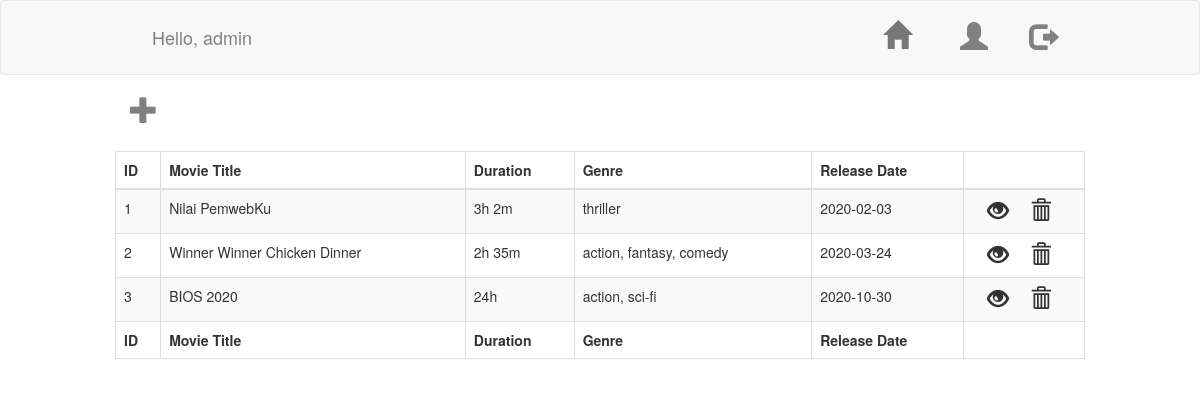
Page /view/home.php (signed in) on the committed database.
### tables this page shows
CREATE TABLE `movies` (
  `movie_id` varchar(255) NOT NULL,
  `poster` varchar(255) NOT NULL,
  `title` varchar(255) NOT NULL,
  `synopsis` varchar(1000) NOT NULL,
  `duration` varchar(255) NOT NULL,
  `genre` varchar(255) NOT NULL,
  `release_date` date NOT NULL
);

### view/home.php (the view, shortened to what this page needs)
<!DOCTYPE html>
<html>
<head>
	<link href="https://maxcdn.bootstrapcdn.com/bootstrap/3.3.7/css/bootstrap.min.css" rel="stylesheet">
	<link href="https://cdnjs.cloudflare.com/ajax/libs/twitter-bootstrap/4.0.0-beta/css/bootstrap.css" rel="stylesheet">
	<link href="https://cdn.datatables.net/1.10.16/css/dataTables.bootstrap4.min.css" rel="stylesheet">
	<link rel="stylesheet" href="https://maxcdn.bootstrapcdn.com/bootstrap/3.4.1/css/bootstrap.min.css">
</head>
<body>
    <header>
        <nav class="navbar navbar-default">
            <div class="container-fluid">
                <div class="navbar-header">
                    <h4 style="color:grey">
                        <?php
                            echo "Hello, " . $_SESSION['name'];
                        ?>
                    </h4>
                </div>
                <div class="navbar-nav nav navbar-right">
                    <li class="navbar-right" style="color:black;display:flex; justify-content:space-between; margin-left:35em;">
                        <a href="home.php"><span class="glyphicon glyphicon-home"></span></a>
						<button onClick="showModal();" style="outline:none;border:none;background:none;color:grey;"><span class="glyphicon glyphicon-user" id="profile"style="margin-left:1em;"></span></button>
                        <a href="../controller/logout.php" style="margin-left:1em;" id="logout"><button style="outline:none;border:none;background:none;color:grey;" onclick="javascript:return confirm('Are you sure you want to logout?');"><span class="glyphicon glyphicon-log-out"></span></button></a>
                    </li>
                </div>
            </div>
        </nav>
    </header>
	<div class="container" style="width: 1000px">
    <?php
        if(strcmp($_SESSION['role'],'admin')==0){
            echo '<a href="../view/addmovie.php" style="color:grey;margin-y:2em;"><span class="glyphicon glyphicon-plus" style="font-size:2em; margin-bottom:1em; margin-left:15px"></span></a>';
        }
    ?>
	<table id="example" class="table table-striped table-bordered" cellspacing="0" width="100%">
		<thead>
			<tr>
				<th> ID </th>
				<th> Movie Title </th>
				<th> Duration </th>
                <th> Genre </th>
                <th> Release Date </th>
                <th></th>
			</tr>
		</thead>
		<tbody>
		<?php
				include '../model/database.php';
				$query = "SELECT * FROM movies";
				$result = $db->query($query);
				while ($row = $result->fetch()) {
					echo "<tr>";
					echo "<td>" . $row[0] . "</td>";
					echo "<td>" . $row[2] . "</td>";
                    echo "<td>" . $row[4] . "</td>";
                    echo "<td>" . $row[5] . "</td>";
                    echo "<td>" . $row[6] . "</td>";
					echo '<td>
					<div style="display:flex; justify-content:space-evenly;">
					<form action="details.php" method="post">
						<input style="display:none;" type="text" name="Details" value="'.$row[0].'"></input>
						<button style="outline:none;border:none;background:none;" type="submit"><span class="glyphicon glyphicon-eye-open"></span></button>
                    </form>';
                    if(strcmp(($_SESSION['role']),'kasir') != 0){
                    echo
					'<form action="../controller/delete.php" method="post">
						<input style="display:none;" type="text" name="Delete" value="'.$row[0].'"></input>
						<button style="outline:none;border:none;background:none;" type="submit" onclick="javascript:return confirm(\'are you sure you want to delete this?\');"><span class="glyphicon glyphicon-trash"></span></button>
					</form>
					<br>
					</div>
                    </td>';
                    }
					echo "</tr>";
				}
			 ?>
		</tbody>
		<tfoot>
			<tr>
                <th> ID </th>
				<th> Movie Title </th>
				<th> Duration </th>
                <th> Genre </th>
                <th> Release Date </th>
                <th></th>
			</tr>
		</tfoot>
	</table>
	</div>
</body>
</html>

### view/home.php (style rules this page uses)
#logout { transition-duration: 1s; }
.navbar .glyphicon { font-size : 2em; }
table .glyphicon { font-size: 1.5em; }

### rows in the picture
movies: movie_id "1", title "Nilai PemwebKu", duration "3h 2m", genre "thriller", release_date "2020-02-03"
movies: movie_id "2", title "Winner Winner Chicken Dinner", duration "2h 35m", genre "action, fantasy, comedy", release_date "2020-03-24"
movies: movie_id "3", title "BIOS 2020", duration "24h", genre "action, sci-fi", release_date "2020-10-30"

### other values in the picture
$_SESSION['name'] "admin"
